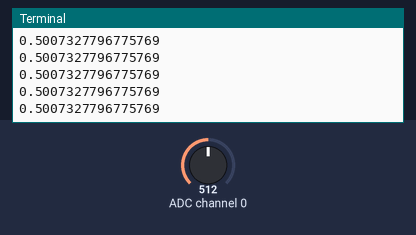
A program run on a simulated Raspberry Pi (BCM pin numbers). Parts: the last lines printed to the terminal. The inputs (shaded band) are chosen by the test bench; at power-on: ADC channel 0 = 512 (analog values on the 0–1023 scale).

Above: at 1.2 s.
1.3 s: ADC channel 0 set to 716
At 2.4 s:
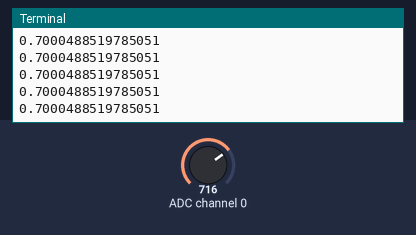
2.8 s: ADC channel 0 set to 900
At 3.7 s:
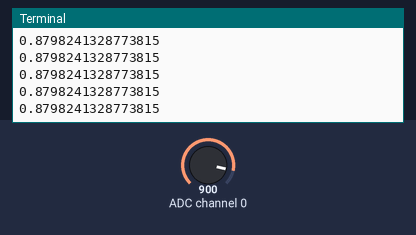
Timing chart, 0 to 5.1 s (numbered marks = the images above; inputs shaded):
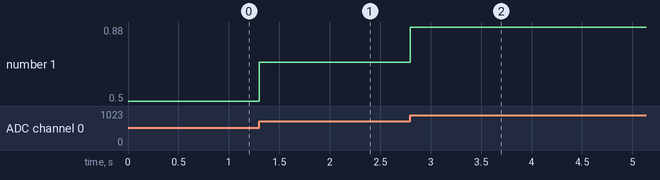

The program:

Potentiometer.py
```python
# -*- coding:utf-8 -*-
#!/usr/bin/python
#Author: Dharmendra Kumar Yadav
#######################################################
from gpiozero import MCP3008

pot = MCP3008(channel=0)

while True:
    print(pot.value)
```

Measured:
- after the input at 1.3 s, the terminal: prints a new line at once (image 1)
- after the input at 2.8 s, the terminal: prints a new line at once (image 2)
- plotted number 1: 0.5 → 0.7 after the input at 1.3 s, 0.7 → 0.88 after the input at 2.8 s
